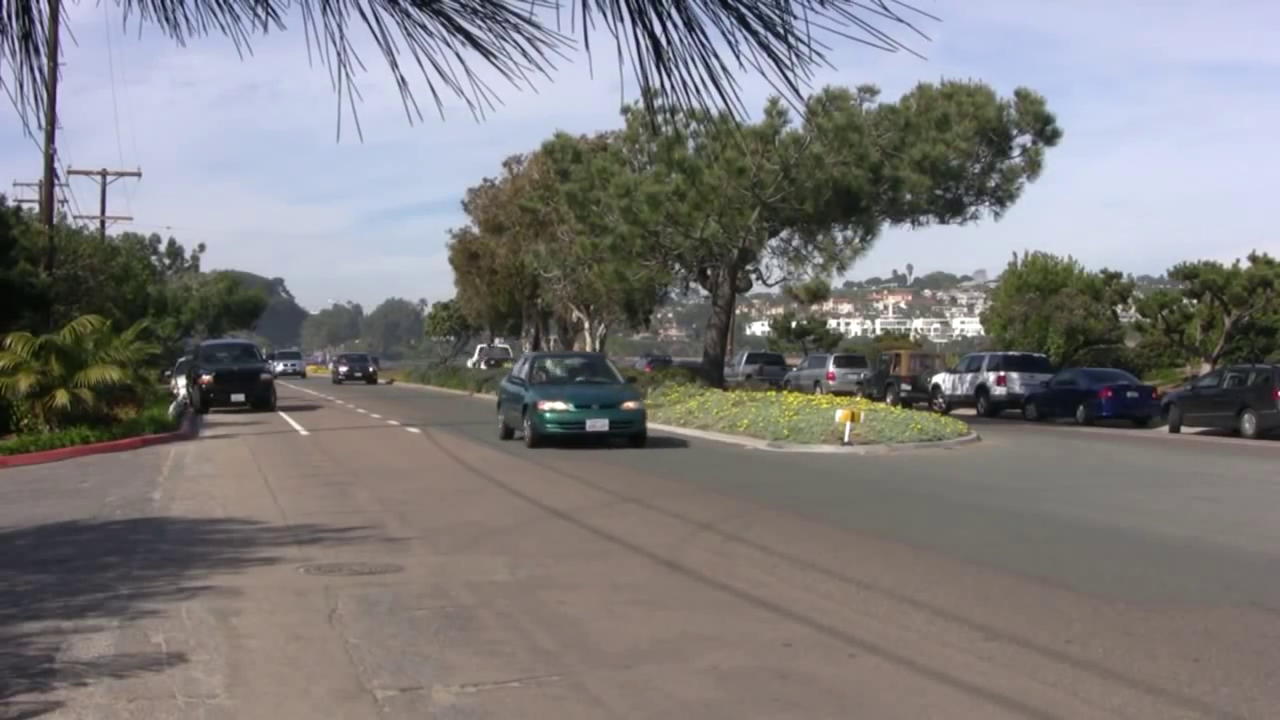
#> input picture frame 45 of ap1/q0/vtest2.mp4, 1280 x 720 px, given in place of vtest1.mp4, which was not available
$ python bg_sub.py
#> lines starting #> are read from the running program, lines starting #| are printed output that depends on the picture; after the words box and inside, x2 and y2 are one past the last pixel; in counts of white or black regions, pixels touching at a corner belong together; pictures that were not available may be replaced by others from this repository, and a replacement may not be noted
from __future__ import print_function
import cv2 as cv
import argparse
import numpy as np

parser = argparse.ArgumentParser(description='This program shows how to use background subtraction methods provided by \
                                              OpenCV. You can process both videos and images.')
parser.add_argument('--input', type=str, help='Path to a video or a sequence of image.', default='vtest1.mp4')
parser.add_argument('--algo', type=str, help='Background subtraction method (FD[Frame Differencing], MD[Median Filter], MOG2, KNN.', default='FD')
parser.add_argument('--th', type=int, help='Treshold for background difference.', default=16)
args = parser.parse_args()


th = args.th
## [create]
#create Background Subtractor objects
if args.algo == 'FD':
    '''
    Método não recursivo.
    O background estimado é apenas o frame anterior.
    Apenas tiramos a diferenca entre o frame atual e o anterior.
    '''
    class BackgroundSubtractorFD():
        def apply(self, frame):
            fgMask = cv.absdiff(frame, old_frame)
            _, fgMask = cv.threshold(fgMask, th, 255,cv.THRESH_BINARY)
            return fgMask
    backSub = BackgroundSubtractorFD()
elif args.algo == 'MD':
    '''
    Método não recursivo.
    O background estimado é apenas a mediada de cada pixel de todo o frame.
    Assumimos que os pixels do background permanecem no mesmo lugar em pelo menos metade dos frames.
    '''
    class BackgroundSubtractorMD():
        # [6 lines left out: function apply, not called in this run]
    backSub = BackgroundSubtractorMD()
elif args.algo == 'MOG2':
    '''
    Este método modela cada pixel do background a partir de uma mistura de distribuições gaussianas.
    O algoritimo seleciona a quantidade apropriada de distribuições para cada pixel.
    O peso da mistura de distribuições representa a proporção de tempo em que as cores permanecem na cena.
    As cores do provável background são as que permanecem estaticas por mais frames.
    '''
    backSub = cv.createBackgroundSubtractorMOG2(varThreshold=th, detectShadows=False)
else:
    '''
    Também uma melhoria no método MOG(Mixture of Gaussians).
    Utiliza o método KNN para melhor estimar a densidade do kernel e decidir a quantidade de distribuições por pixel.
    '''
    backSub = cv.createBackgroundSubtractorKNN(detectShadows=False)

## [create]

## [capture]
capture = cv.VideoCapture(cv.samples.findFileOrKeep(args.input))
if not capture.isOpened:
    print('Unable to open: ' + args.input)
    exit(0)
## [capture]

_, old_frame = capture.read()
#> old_frame is the input picture: shape (720, 1280, 3); mean B, G, R 125.3, 125, 127.3
old_frame = cv.cvtColor(old_frame, cv.COLOR_BGR2GRAY)
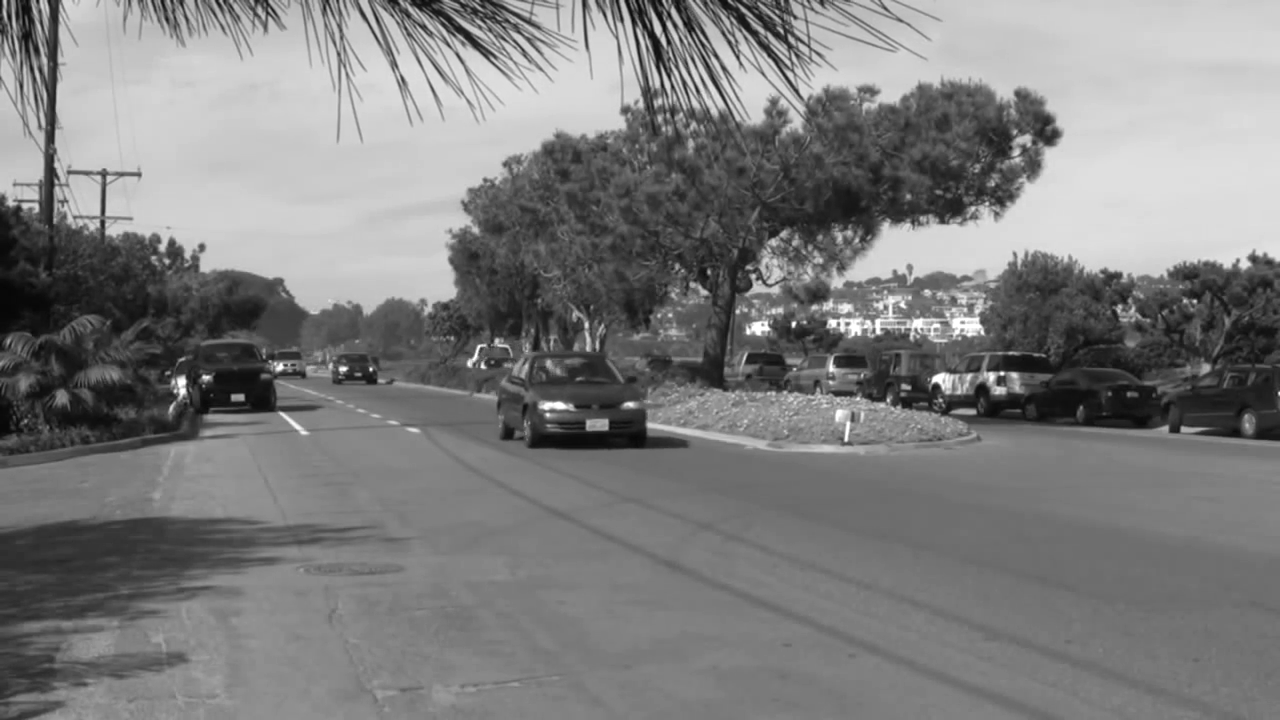
#> old_frame: shape (720, 1280); min 5, max 255, mean 125.7

while True:

    ret, frame = capture.read()

    if frame is None:
        break

    ## [apply]
    #update the background model

    fgMask = backSub.apply(cv.cvtColor(frame, cv.COLOR_BGR2GRAY))
#> in apply, `_, fgMask = cv.threshold(fgMask, th, 255,cv.THRESH_BINARY)`:
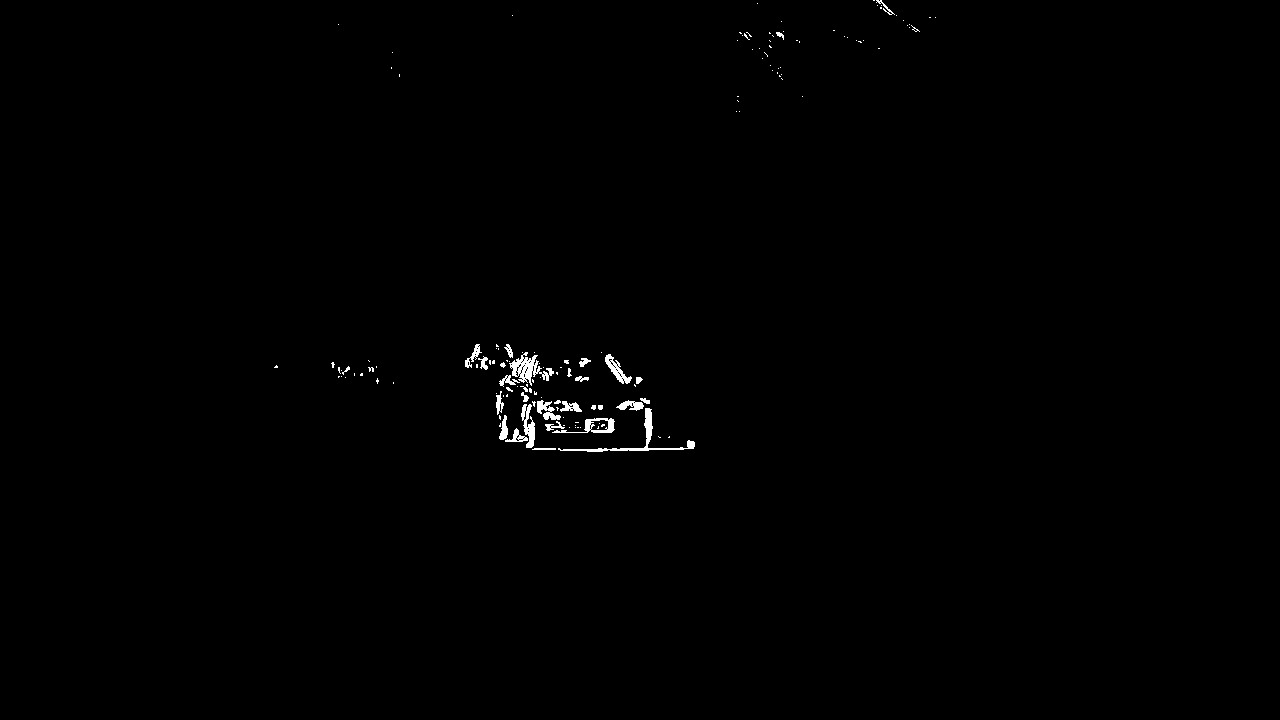
#> fgMask: shape (720, 1280); 0.47% white; 145 white regions (114 under 20 px), largest, box (x1, y1, x2, y2) and area: (558, 408, 695, 452) 605, (509, 352, 554, 386) 579, (521, 404, 535, 448) 330
    fgMask = np.stack((fgMask,)*3, axis=-1)
    ## [apply]

    ## [display_frame_number]
    #get the frame number and write it on the current frame
    cv.rectangle(frame, (10, 2), (100,20), (255,255,255), -1)
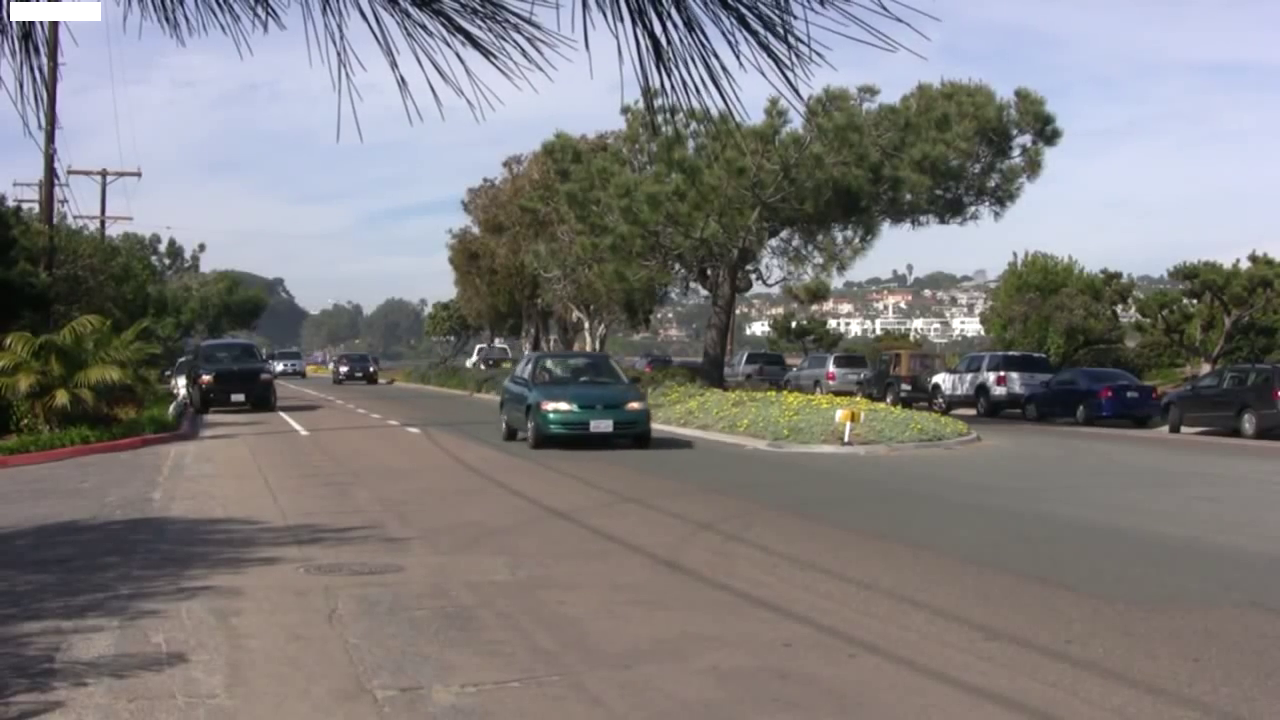
#> frame: shape (720, 1280, 3); mean B, G, R 125.4, 125.2, 127.5
    cv.putText(frame, str(capture.get(cv.CAP_PROP_POS_FRAMES)), (15, 15),
        cv.FONT_HERSHEY_SIMPLEX, 0.5 , (0,0,0))
#> frame: shape (720, 1280, 3); 0.01% of pixels changed, all inside (x1, y1, x2, y2) = (17, 5, 50, 16)
    ## [display_frame_number]

    ## [show]
    #show the current frame and the fg masks
    img = cv.hconcat([frame,fgMask])
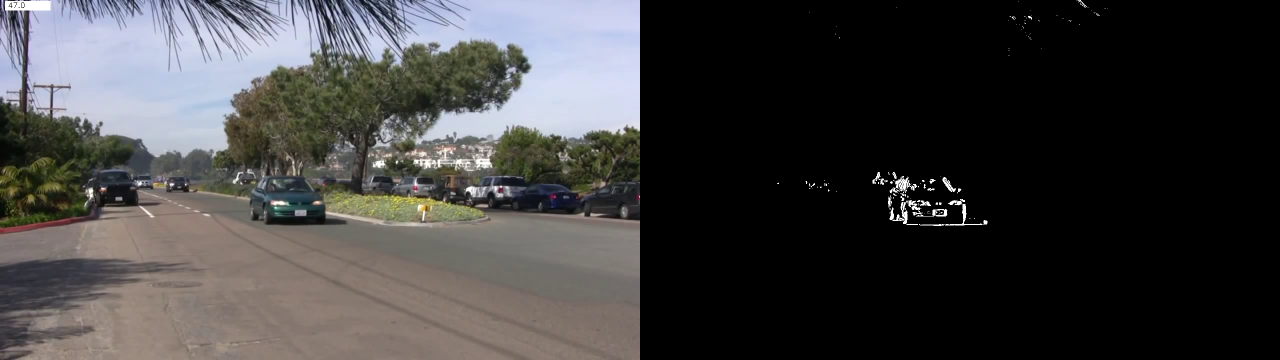
#> img: shape (720, 2560, 3) (shown at 1/2 size); mean B, G, R 63.3, 63.2, 64.3
    img = cv.resize(img,(int(1800),int(900)))
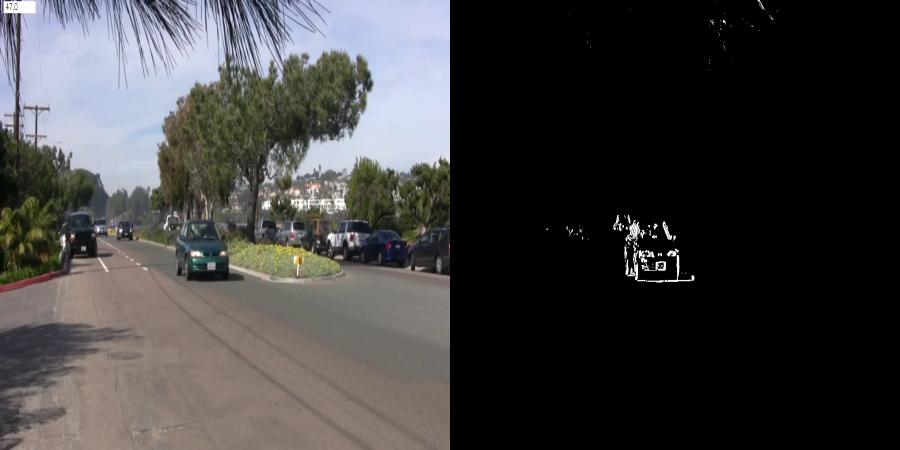
#> img: shape (900, 1800, 3) (shown at 1/2 size); mean B, G, R 63.3, 63.2, 64.3
    cv.imshow('Frame', img)
    #cv.imshow('FG Mask', fgMask)
    ## [show]
    old_frame = cv.cvtColor(frame, cv.COLOR_BGR2GRAY)

    keyboard = cv.waitKey(30)
#> (key Esc is pressed here)
    if keyboard == 'q' or keyboard == 27:
        break

$ run again, starting later in the video
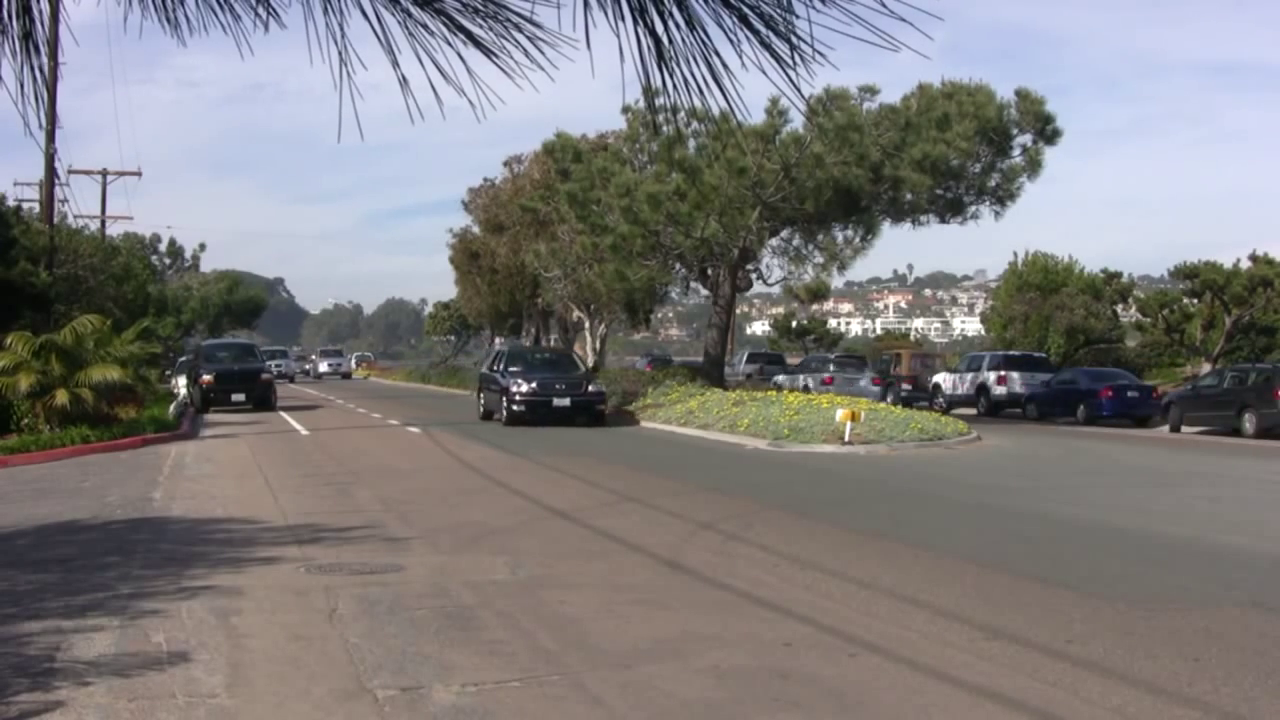
#> input picture frame 202 of ap1/q0/vtest2.mp4, 1280 x 720 px, given in place of vtest1.mp4, which was not available
#> old_frame is the input picture: shape (720, 1280, 3); mean B, G, R 125.4, 125.2, 127.5
#> in apply, `_, fgMask = cv.threshold(fgMask, th, 255,cv.THRESH_BINARY)`:
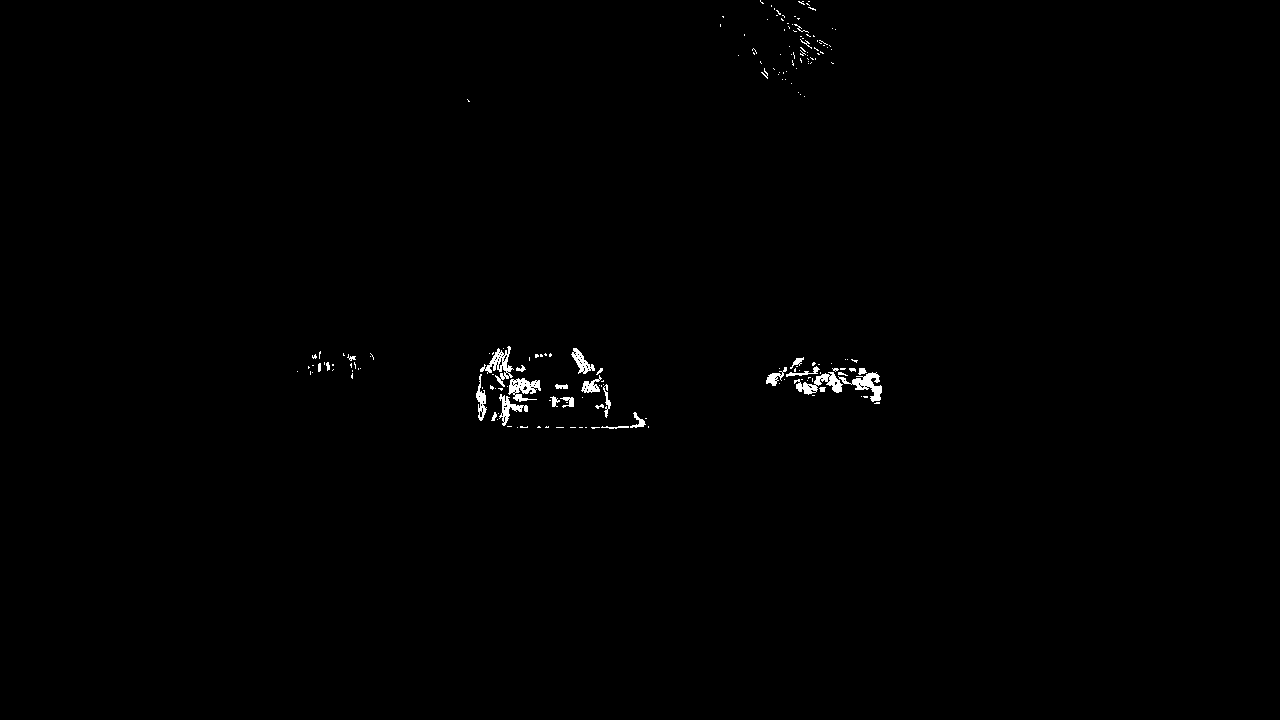
#> fgMask: shape (720, 1280); 0.48% white; 180 white regions (149 under 20 px), largest, box (x1, y1, x2, y2) and area: (838, 372, 882, 402) 467, (794, 372, 843, 395) 466, (480, 346, 514, 387) 448
#> `img = cv.resize(img,(int(1800),int(900)))`:
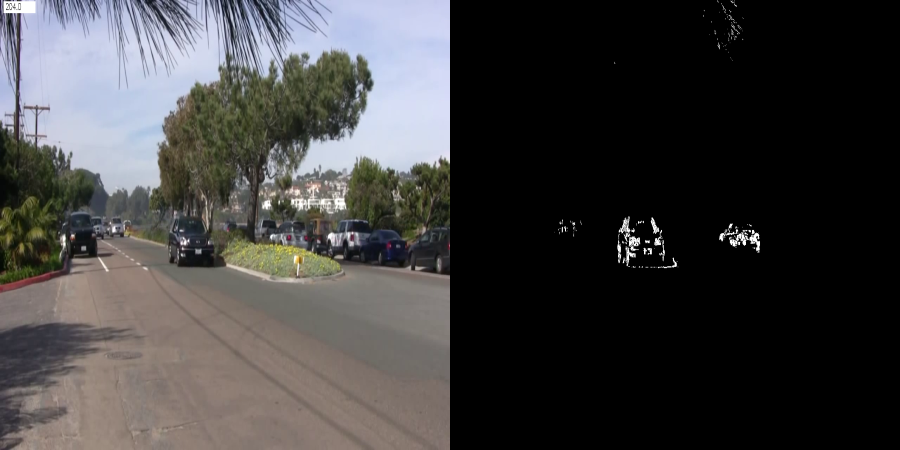
#> img: shape (900, 1800, 3) (shown at 1/2 size); mean B, G, R 63.4, 63.3, 64.4

$ run again, starting later in the video
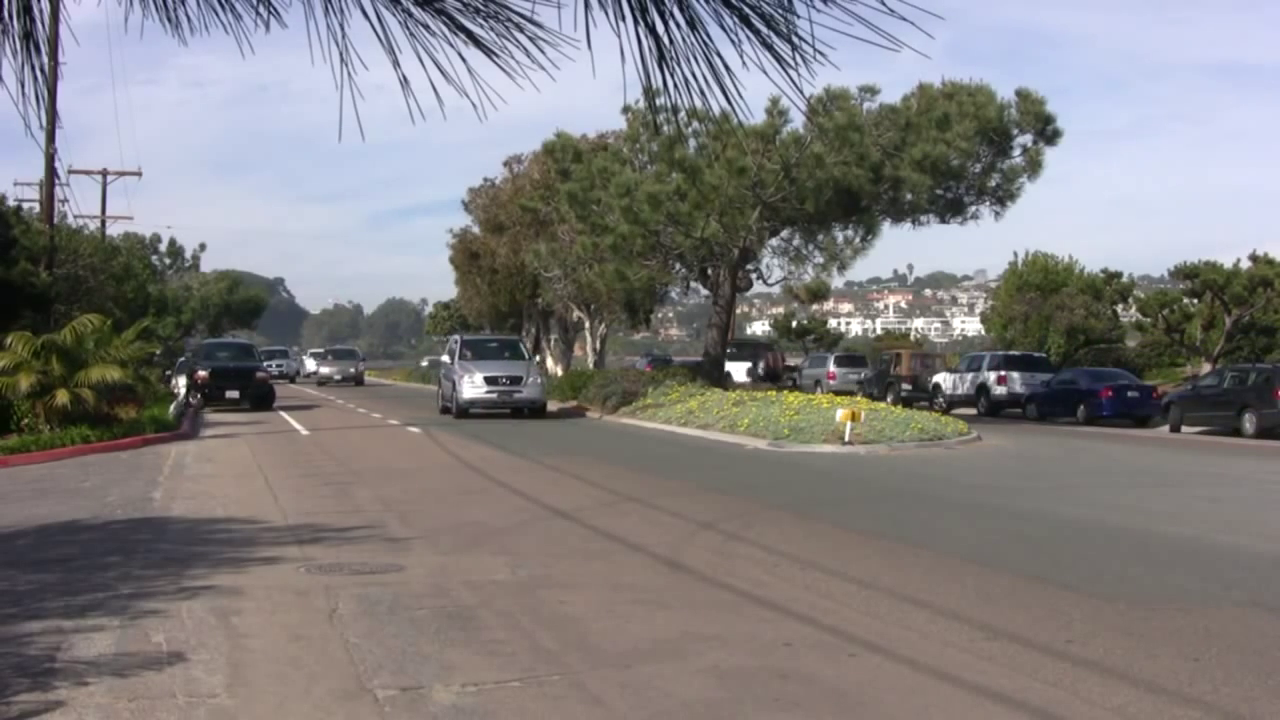
#> input picture frame 360 of ap1/q0/vtest2.mp4, 1280 x 720 px, given in place of vtest1.mp4, which was not available
#> old_frame is the input picture: shape (720, 1280, 3); mean B, G, R 127.6, 127.3, 129.9
#> in apply, `_, fgMask = cv.threshold(fgMask, th, 255,cv.THRESH_BINARY)`:
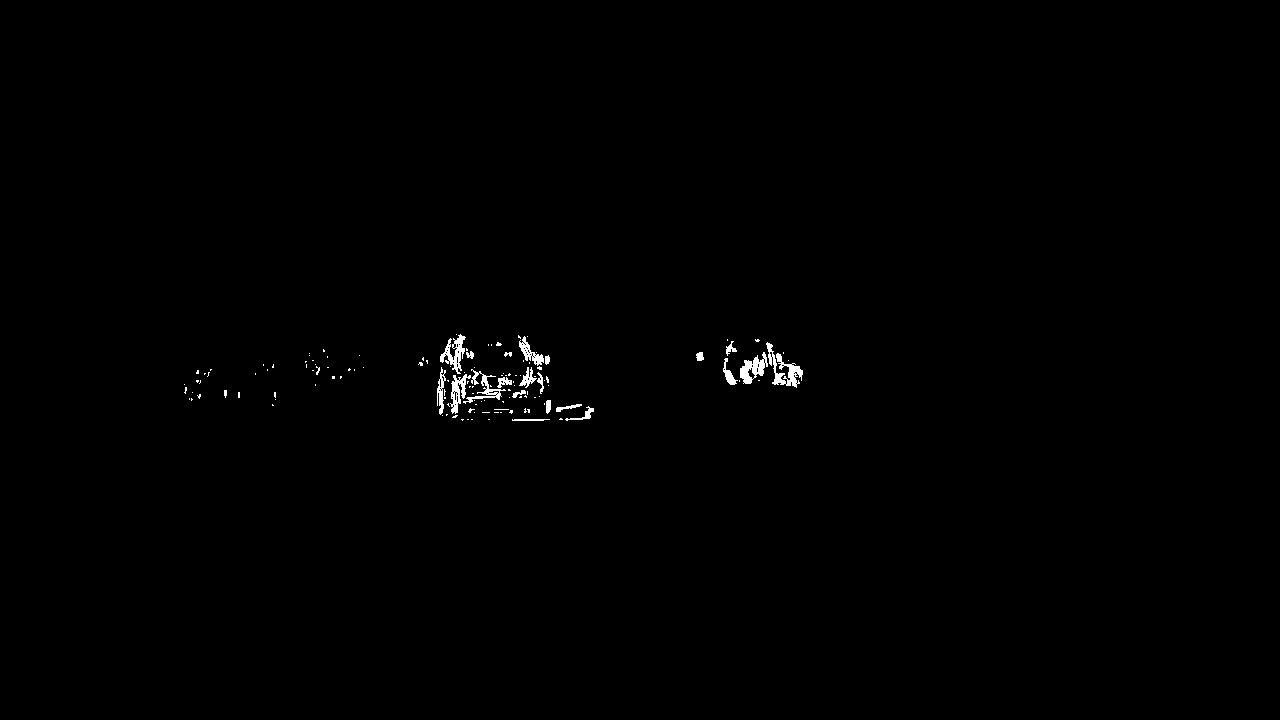
#> fgMask: shape (720, 1280); 0.45% white; 134 white regions (112 under 20 px), largest, box (x1, y1, x2, y2) and area: (766, 342, 803, 388) 575, (740, 352, 768, 384) 435, (440, 334, 466, 374) 423
#> `img = cv.resize(img,(int(1800),int(900)))`:
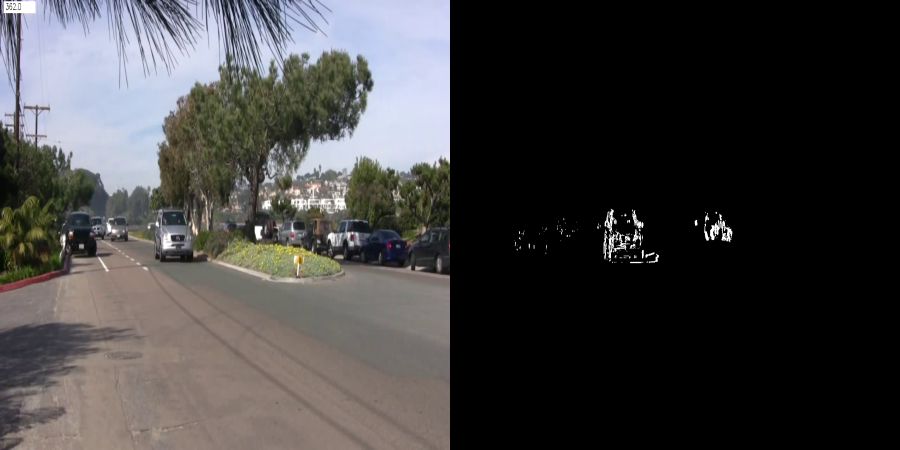
#> img: shape (900, 1800, 3) (shown at 1/2 size); mean B, G, R 64.4, 64.3, 65.6
